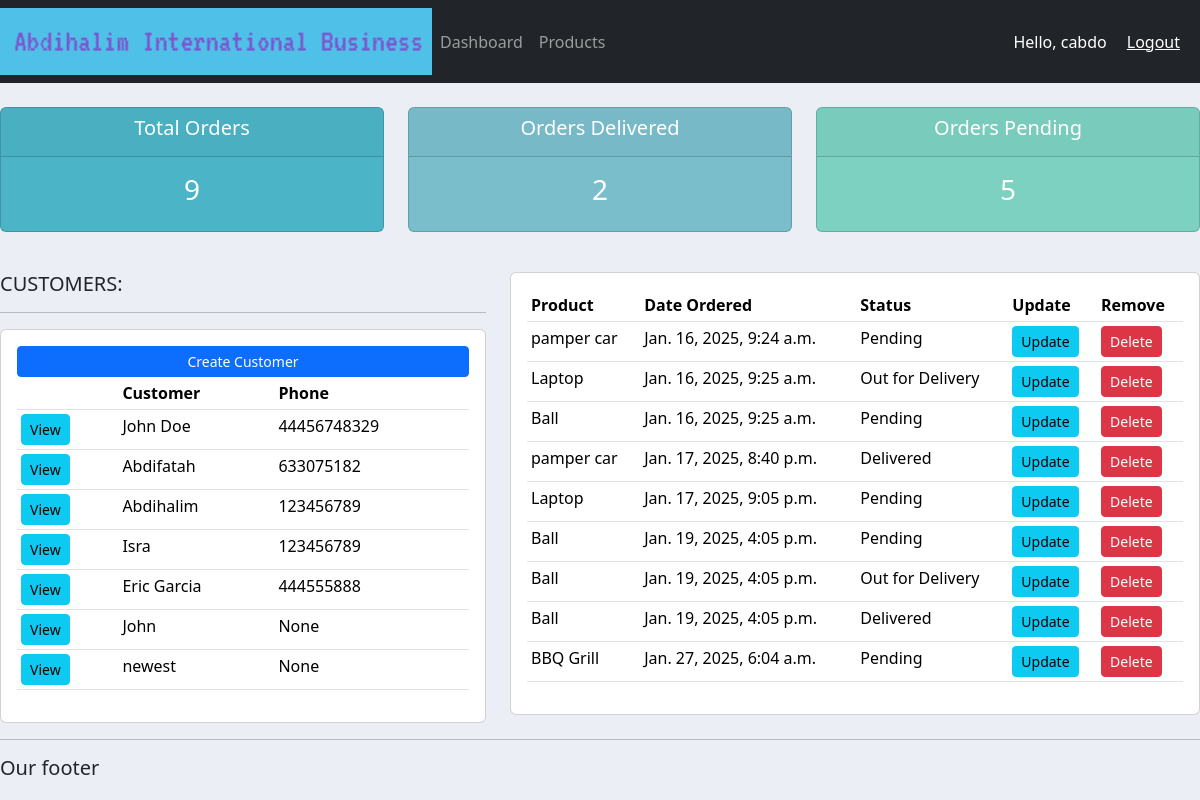
The app's page / (signed in) with its own data.
### accounts/models.py (models this page shows, shortened)
class Customer(models.Model):
	user = models.OneToOneField(User, null=True, blank=True, on_delete=models.CASCADE)
	name = models.CharField(max_length=200, null=True)
	phone = models.CharField(max_length=200, null=True)
	email = models.EmailField(null=True)
	profile_pic = models.ImageField(default="logo1.png", null=True, blank=True)
	date_created = models.DateTimeField(auto_now_add=True, null=True)

class Order(models.Model):
	STATUS = (
		('Pending', 'Pending'),
		('Out for Delivery', 'Out for Delivery'),
		('Delivered', 'Delivered'),
		)
	customer = models.ForeignKey(Customer, null=True, on_delete=models.SET_NULL)
	product = models.ForeignKey(Product, null=True, on_delete=models.SET_NULL)
	date_created = models.DateTimeField(auto_now_add=True, null=True)
	status = models.CharField(max_length=200, null=True, choices=STATUS)
	note = models.CharField(max_length=1000, null=True)

class Product(models.Model):
	CATEGORY = (
		('Indoor', 'Indoor'),
		('Out Door', 'Out Door'),
		)
	name = models.CharField(max_length=200, null=True)
	price = models.FloatField(null=True)
	category = models.CharField(max_length=200, null=True, choices=CATEGORY)
	description = models.CharField(max_length=200, null=True)
	date_created = models.DateTimeField(auto_now_add=True, null=True)
	tags = models.ManyToManyField(Tag)
	def __str__(self):
		return self.name

### accounts/decorators.py (the view)
	def wrapper_function(request, *args, **kwargs):
		group = None
		if request.user.groups.exists():
			group = request.user.groups.all()[0].name
		if group == 'customer':
			return redirect('user-page')
		if group == 'admin':
			return view_func(request, *args, *kwargs)

### accounts/views.py (called while the page is built)
@login_required(login_url='login')
@admin_only
def home(request):
	orders = Order.objects.all()
	customers = Customer.objects.all()
	total_customers = customers.count()
	total_orders = orders.count()
	delivered = orders.filter(status='Delivered').count()
	pending = orders.filter(status='Pending').count()
	context = {'orders':orders, 'customers':customers, 'total_orders':total_orders,
	           'total_customers':total_customers, 'delivered':delivered, 'pending':pending }
	return render(request, 'accounts/dashboard.html', context)

### accounts/templates/accounts/dashboard.html
{%  extends 'accounts/base.html' %}
{% block content %}
{%  include 'accounts/status.html' %}
<br>
<div class="row">
	<div class="col-md-5">
		<h5>CUSTOMERS:</h5>
		<hr>
		<div class="card card-body">
			<a class="btn btn-primary  btn-sm btn-block" href="">Create Customer</a>
			<table class="table table-sm">
				<tr>
					<th></th>
					<th>Customer</th>
					<th>Phone</th>
				</tr>
				{% for customer in customers %}
					<tr>
						<td><a class="btn btn-sm btn-info" href="{% url 'customer' customer.id %}">View</a></td>
						<td>{{customer.name}}</td>
						<td>{{customer.phone}}</td>
					</tr>
				{% endfor %}
			</table>
		</div>
	</div>
	<div class="col-md-7">
		<div class="card card-body">
			<table class="table table-sm">
				<tr>
					<th>Product</th>
					<th>Date Ordered</th>
					<th>Status</th>
					<th>Update</th>
					<th>Remove</th>
				</tr>
				{% for order in orders %}
					<tr>
						<td>{{order.product}}</td>
						<td>{{order.date_created}}</td>
						<td>{{order.status}}</td>
						<td><a class="btn btn-sm btn-info" href="{% url 'update_order' order.id %}">Update</a></td>
						<td><a class="btn btn-sm btn-danger" href="{% url 'delete_order' order.id %}">Delete</a></td>
					</tr>
				{% endfor %}
			</table>
		</div>
	</div>
</div>
{% endblock %}

### accounts/templates/accounts/base.html (shortened to what this page needs)
{% load static %}
<!DOCTYPE html>
<html>
<head>
	<link href="https://cdn.jsdelivr.net/npm/bootstrap@5.3.3/dist/css/bootstrap.min.css" rel="stylesheet">
	<link rel="stylesheet" type="text/css" href="{% static '/css/main.css' %}">
</head>
<body>
	{% include 'accounts/navbar.html' %}
	{% block content %}
	{% endblock %}
	<hr>
	<h5>Our footer</h5>
</body>
</html>

### accounts/templates/accounts/navbar.html (shortened to what this page needs)
{% load static %}
<nav class="navbar navbar-expand-lg navbar-dark bg-dark">
  <img src="{% static '/images/logo.png' %}">
  <div class="collapse navbar-collapse" id="navbarNav">
    <ul class="navbar-nav">
      {% if request.user.is_staff %}
      <li class="nav-item active">
        <a class="nav-link" href="{% url 'home' %}">Dashboard</a>
      </li>
      <li class="nav-item">
        <a class="nav-link" href="{% url 'products' %}">Products</a>
      </li>
      {% else %}
      <li class="nav-item">
        <a class="nav-link" href="{% url 'account' %}">settings</a>
      </li>
      {% endif %}
    </ul>
  </div>
  <span class="hello-msg">Hello, {{request.user}}</span>
  <span><a class="hello-msg" href="{% url 'logout' %}">Logout</a></span>
</nav>

### accounts/templates/accounts/status.html
<br>
<div class="row">
	<div class="col">
		<div class="col-md">
			<div class="card text-center text-white  mb-3" id="total-orders">
			  	<div class="card-header">
			  		<h5 class="card-title">Total Orders</h5>
			  	</div>
			  	<div class="card-body">
			    	<h3 class="card-title">{{total_orders}}</h3>
			  	</div>
			</div>
		</div>
	</div>
	<div class="col">
		<div class="col-md">
			<div class="card text-center text-white  mb-3" id="orders-delivered">
			  	<div class="card-header">
			  		<h5 class="card-title">Orders Delivered</h5>
			  	</div>
			  	<div class="card-body">
			    	<h3 class="card-title">{{delivered}}</h3>
			  	</div>
			</div>
		</div>
	</div>
	<div class="col">
		<div class="col-md">
			<div class="card text-center text-white  mb-3" id="orders-pending">
			  	<div class="card-header">
			  		<h5 class="card-title">Orders Pending</h5>
			  	</div>
			  	<div class="card-body">
			    	<h3 class="card-title">{{pending}}</h3>
			  	</div>
			</div>
		</div>
	</div>
</div>

### accounts/static/css/main.css (style rules this page uses)
body { background-color: #ebeff5; }
#total-orders { background-color: #4cb4c7; }
#orders-delivered { background-color: #7abecc; }
#orders-pending { background-color: #7CD1C0; }

### accounts/templates/accounts/navbar.html (style rules this page uses)
.hello-msg { font-size:18; color: #fff; margin-right: 20px; }

### records on screen
Customer: name "John Doe", phone "44456748329"
Customer: name "Abdifatah", phone "633075182"
Customer: name "Abdihalim", phone "123456789"
Customer: name "Isra", phone "123456789"
Customer: name "Eric Garcia", phone "444555888"
Customer: name "John", phone "None"
Customer: name "newest", phone "None"
Order: product "pamper car", date_created "Jan. 16, 2025, 9:24 a.m.", status "Pending"
Order: product "Laptop", date_created "Jan. 16, 2025, 9:25 a.m.", status "Out for Delivery"
Order: product "Ball", date_created "Jan. 16, 2025, 9:25 a.m.", status "Pending"
Order: product "pamper car", date_created "Jan. 17, 2025, 8:40 p.m.", status "Delivered"
Order: product "Laptop", date_created "Jan. 17, 2025, 9:05 p.m.", status "Pending"
Order: product "Ball", date_created "Jan. 19, 2025, 4:05 p.m.", status "Pending"
Order: product "Ball", date_created "Jan. 19, 2025, 4:05 p.m.", status "Out for Delivery"
Order: product "Ball", date_created "Jan. 19, 2025, 4:05 p.m.", status "Delivered"
Order: product "BBQ Grill", date_created "Jan. 27, 2025, 6:04 a.m.", status "Pending"

### other values on screen
{{ request.user }} "cabdo"
{{ total_orders }} "9"
{{ delivered }} "2"
{{ pending }} "5"
